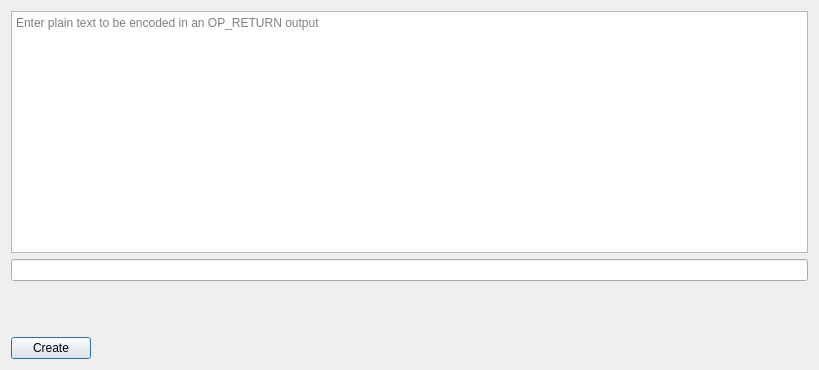
<?xml version="1.0" encoding="UTF-8"?>
<ui version="4.0">
 <class>CreateOPReturnDialog</class>
 <widget class="QDialog" name="CreateOPReturnDialog">
  <property name="geometry">
   <rect>
    <x>0</x>
    <y>0</y>
    <width>819</width>
    <height>370</height>
   </rect>
  </property>
  <property name="windowTitle">
   <string>Create OP_RETURN Graffiti</string>
  </property>
  <layout class="QVBoxLayout" name="verticalLayout">
   <item>
    <widget class="QPlainTextEdit" name="plainTextEdit">
     <property name="placeholderText">
      <string>Enter plain text to be encoded in an OP_RETURN output</string>
     </property>
    </widget>
   </item>
   <item>
    <layout class="QHBoxLayout" name="horizontalLayout">
     <property name="bottomMargin">
      <number>50</number>
     </property>
     <item>
      <widget class="BitcoinAmountField" name="feeAmount"/>
     </item>
    </layout>
   </item>
   <item>
    <widget class="QPushButton" name="pushButtonCreate">
     <property name="sizePolicy">
      <sizepolicy hsizetype="Maximum" vsizetype="Fixed">
       <horstretch>0</horstretch>
       <verstretch>0</verstretch>
      </sizepolicy>
     </property>
     <property name="text">
      <string>Create</string>
     </property>
     <property name="iconSize">
      <size>
       <width>24</width>
       <height>24</height>
      </size>
     </property>
    </widget>
   </item>
  </layout>
 </widget>
 <customwidgets>
  <customwidget>
   <class>BitcoinAmountField</class>
   <extends>QLineEdit</extends>
   <header>qt/drivechainamountfield.h</header>
   <container>1</container>
  </customwidget>
 </customwidgets>
 <resources/>
 <connections/>
</ui>
